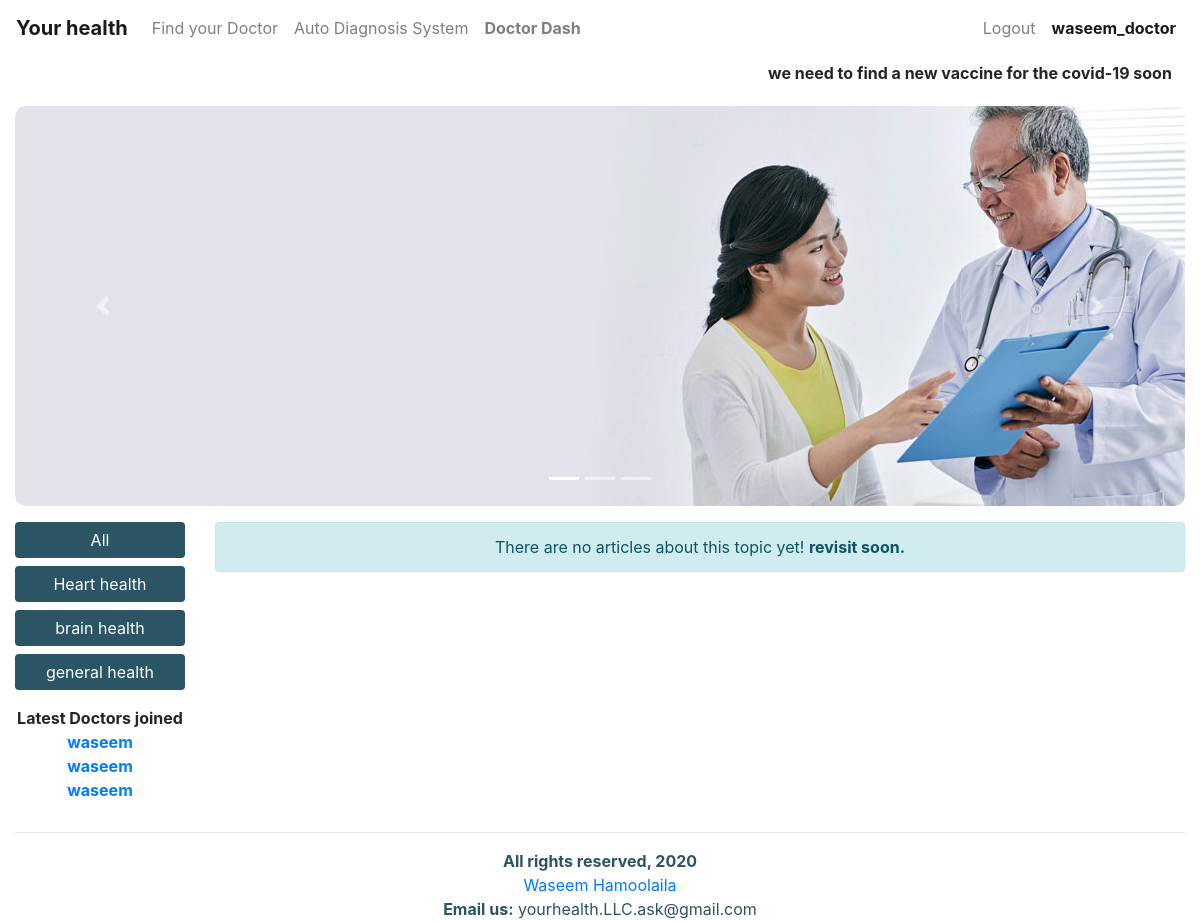
The app's page / (signed in) with its own data.
### main/models.py (models this page shows, shortened)
class News(models.Model):
    date = models.TimeField(auto_now=True)
    item = models.CharField(max_length=500, null=False)

class Category(models.Model):
    category = models.CharField(max_length=250, null=False)

class Clinic(models.Model):
    creation_date = models.DateField(auto_now=True, null=True)
    speciality = models.CharField(max_length=255, null=False)
    location = models.CharField(max_length=255, null=False)
    open_time = models.CharField(max_length=255, null=True)
    close_time = models.CharField(max_length=255, null=True)
    description = models.TextField(null=True)
    phone_number1 = models.CharField(max_length=255, null=True, blank=True)
    phone_number2 = models.CharField(max_length=255, null=True, blank=True)
    province = models.CharField(max_length=255)
    activated = models.BooleanField(default=False)
    clinic_doctor = models.ForeignKey(
        User,  limit_choices_to={'groups__name': "doctor"}, on_delete=models.CASCADE)

### main/views.py (the view)
# urls.py: path("", home_view),
def home_view(request, cat_id=-1):
    context = {}  # main context
    try:
        if cat_id > 0:
            selected_cat = Category.objects.get(id=cat_id)
            list_of_articles = Article.objects.filter(article_category=selected_cat)
        else:
            list_of_articles = Article.objects.all().order_by("-date")
        list_of_categories = Category.objects.all()
        context["categories"] = list_of_categories
        context["articles"] = list_of_articles
    except:
        context["empty"] = None
    all_news = News.objects.all()
    context["news"] = all_news
    latest_5_doctors = Clinic.objects.all().order_by("-id")[:5]
    context["latest_5"] = latest_5_doctors
    return render(request, "main/pages/home.html", context)

### templates/main/pages/home.html (shortened to what this page needs)
{% extends 'base.html' %}
{% block content %}
{% load static %}
{% if news %}
{% include 'main/components/ticker.html'%}
{% endif %}
<div class="carousel d-none d-md-block">
  {% include 'main/components/carousel.html' %}
</div>
<div class="row mt-3">
  <div class="col-md-2">
    <div class="row">
      {% if categories %}
      <div class="col-md-12 mb-3">
        <a href="/" class="btn btn-primary btn-block">All</a>
        {% for category in categories %}
        <a href="/{{category.id}}" class="btn btn-primary btn-block">{{category.category}}</a>
        {% endfor %}
      </div>
      {% endif %}
      <div class="col-md-12">
        <b>Latest Doctors joined</b>
      </div>
      {% if latest_5 %}
      {% for doc in latest_5 %}
      <div class="col-md-12">
        <a href="/clinic-details/{{doc.id}}/"><b>{{doc.clinic_doctor.first_name}}</b></a>
      </div>
      {% endfor %}
      {% endif %}
    </div>
  </div>
  {% if articles %}
  <div class="col-md-10">
    <div class="row">
      {% for article in articles %}
      {% if forloop.counter == 1 or forloop.counter == 2 %}
      <div class="col-md-6 col-sm-12 mb-3">
        <div class="card">
          <div class="card-body">
            <h5 class="card-title">{{article.title}}</h5>
            <a href="/full-article/{{article.id}}/" class="btn btn-primary">Read it</a>
            <p class="card-text"><small class="text-muted">{{article.date}}</small></p>
          </div>
          <img class="card-img-bottom img-fluid" width="400" height="200" src="{{article.image.url}}"
            alt="Card image cap">
        </div>
      </div>
      {% else %}
      <div class="card col-md-auto mt-3 mb-3" style="width: 18rem;">
        <img class="img-fluid img-thumbnail rounded" src="{{article.image.url}}" alt="Card image cap">
        <div class="card-body">
          <h5 class="card-title">{{article.title}}</h5>
          <i>Wrote by: {{article.article_author.first_name}}</i> <br>
          <p class="card-text"><small class="text-muted">{{article.date}}</small></p>
          <a href="/full-article/{{article.id}}/" class="btn btn-primary">Read it</a>
        </div>
      </div>
      {% endif %}
      {% endfor %}
    </div>
  </div>
  {% else %}
  <div class="col-md-10">
    <div class="row">
      <div class="col-12">
        <div class="alert alert-info">
          There are no articles about this topic yet! <b>revisit soon.</b>
        </div>
      </div>
    </div>
  </div>
  {% endif %}
</div>
{% include 'main/components/footer.html' %}
{% endblock content %}

### templates/main/components/navbar.html (shortened to what this page needs)
<nav class="navbar navbar-expand-lg navbar-light bg-light">
  <a class="navbar-brand" href="/0">
    <b>Your health</b>
  </a>
  <div class="collapse navbar-collapse" id="navbarSupportedContent">
    <ul class="navbar-nav mr-auto">
      <li class="nav-item">
        <a class="nav-link" href="/doctors-list">Find your Doctor</a>
      </li>
      <li class="nav-item">
        <a class="nav-link" href="/auto-diagnosis/auto-diagnosis-system/">Auto Diagnosis System</a>
      </li>
      {% if user.is_authenticated and user.groups.all.0.name == 'doctor'%}
      <li class="nav-item">
        <a class="nav-link" href="/doctor-dash/1"> <strong> Doctor Dash</strong></a>
      </li>
      {% elif user.is_authenticated and user.groups.all.0.name == 'patient' %}
      <li class="nav-item">
        <a class="nav-link" href="/patient-dash"> <strong> Patient Dash</strong></a>
      </li>
      {% endif %}
    </ul>
    <ul class="navbar-nav mr-0">
      {% if not request.user.is_authenticated %}
      <li class="nav-item">
        <a class="nav-link" href="/login">Login</a>
      </li>
      {% else %}
      <li class="nav-item">
        <a class="nav-link" href="/logout">Logout</a>
      </li>
      {% endif %}
      {% if user.is_authenticated %}
      <li class="nav-item active">
        <a class="nav-link" href="#"> <b> {{request.user}}</b><span class="sr-only">(current)</span></a>
      </li>
      {% endif %}
    </ul>
  </div>
</nav>

### templates/main/components/ticker.html
<div class="ticker-box" id="ticker-box">
	<ul>
		{% for item in news %}
		<li>{{ item.item }}</li>
		{% endfor %}
	</ul>
</div>

### static/css/style.css (style rules this page uses)
html, body { height: 100%; width: 100%; left: 0; top: 0; bottom: 0; right: 0; margin: 0; }
.ticker-box { background-color: #FFF; border-radius: 10px; margin: 5px; font-weight: bold; }
.carousel { width: 100%; height: 400px; overflow: hidden; border-radius: 10px; }
.btn { background-color: #2B5464; border: none; }
.bg-light { background-color: white !important; }
.row { text-align: center; }

### records on screen
News: item "we need to find a new vaccine for the covid-19 soon"
Category: category "Heart health"
Category: category "brain health"
Category: category "general health"
Clinic: clinic_doctor.first_name "waseem"
Clinic: clinic_doctor.first_name "waseem"
Clinic: clinic_doctor.first_name "waseem"

### other values on screen
{{ request.user }} "waseem_doctor"
